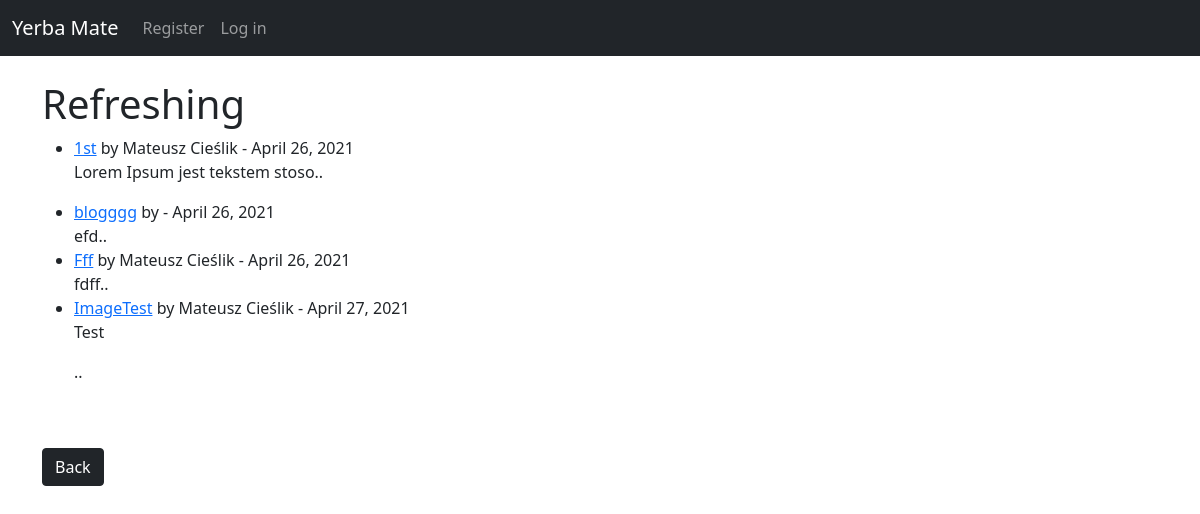
The app's page /category/refreshing/ with its own data.
### yerbata/models.py (models this page shows, shortened)
class Post(models.Model):
    title = models.CharField(max_length=255)
    header_image = models.ImageField(null=True, blank=True, upload_to="images/")
    title_tag = models.CharField(max_length=255, default="Single Malt")
    author = models.ForeignKey(User, on_delete=models.CASCADE)
    body = RichTextField(blank=True, null=True)
    post_date = models.DateField(auto_now_add=True)
    category = models.CharField(max_length=255, default='Single Malt')
    snippet = models.CharField(max_length=255)
    likes = models.ManyToManyField(User, related_name='blog_posts')

### yerbata/views.py (the view)
# urls.py: path('category/<str:cats>/', CategoryView, name='category'),
def CategoryView(request, cats):
    category_posts = Post.objects.filter(category=cats)
    return render(request, 'categories.html', {'cats': cats.title(), 'category_posts': category_posts})

### yerbata/templates/categories.html (shortened to what this page needs)
{% extends 'base.html' %}
{% block content %}
{% if category_posts %}
    <h1>{{cats}}</h1>
    <ul>
    {% for post in category_posts %}
            <li><a href="{% url 'article-detail' post.pk %}">{{ post.title }}</a>  by {{ post.author.first_name }} {{ post.author.last_name }} - {{ post.post_date }} <br/>{{ post.body|slice:":50"|safe }}..</li>
    {% endfor%}
    </ul>
{% else %}
    <h2>Sorry this page doesn't exist..</h2>
{% endif %}
    <br/><br/>
    <a href="{% url 'home' %}" class = "btn btn-dark">Back</a>
{% endblock %}

### records on screen
Post: title "1st", author.first_name "Mateusz", author.last_name "Cieślik", post_date "April 26, 2021", body "Lorem Ipsum jest tekstem stoso"
Post: title "blogggg", post_date "April 26, 2021", body "efd"
Post: title "Fff", author.first_name "Mateusz", author.last_name "Cieślik", post_date "April 26, 2021", body "fdff"
Post: title "ImageTest", author.first_name "Mateusz", author.last_name "Cieślik", post_date "April 27, 2021", body "Test"

### other values on screen
{{ cats }} "Refreshing"
